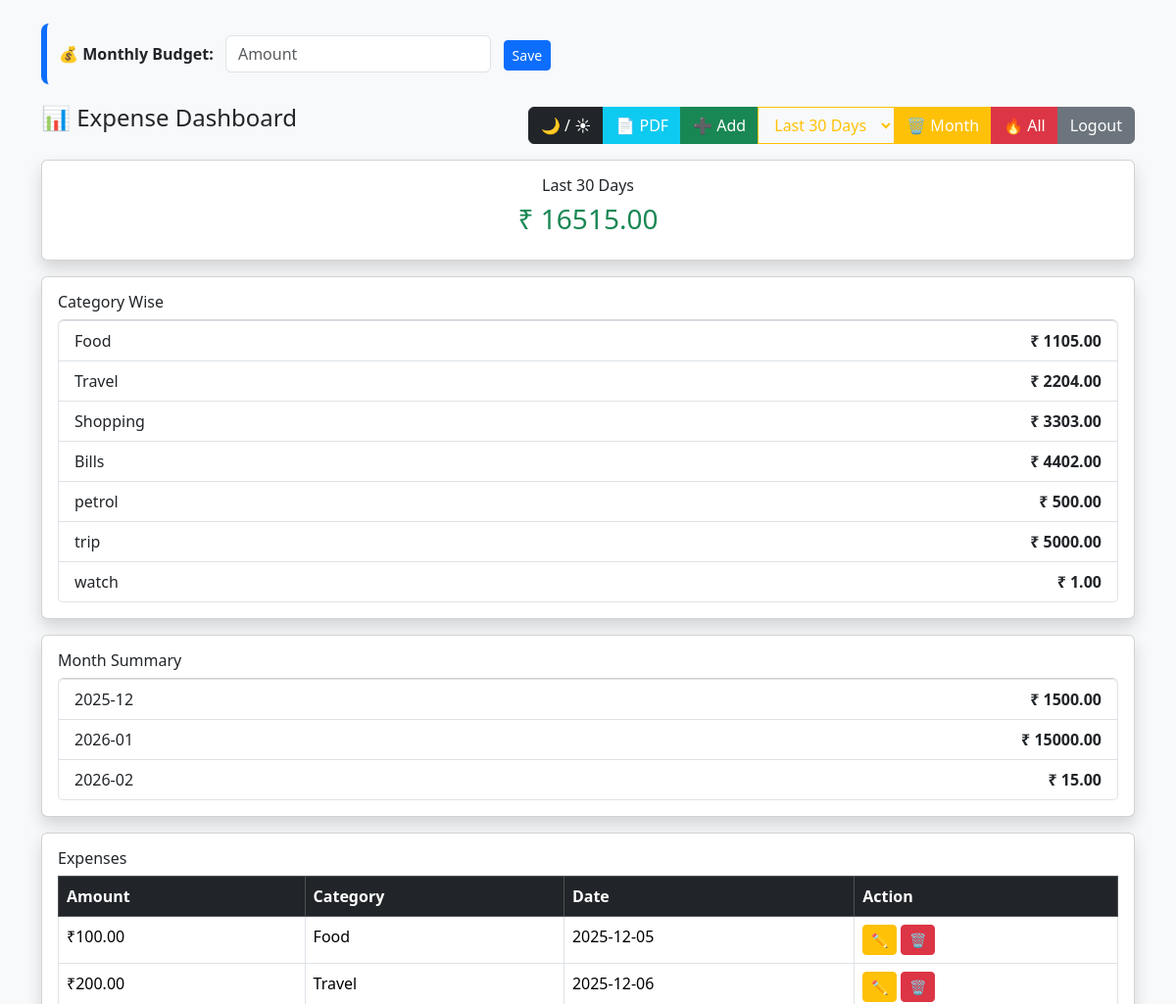
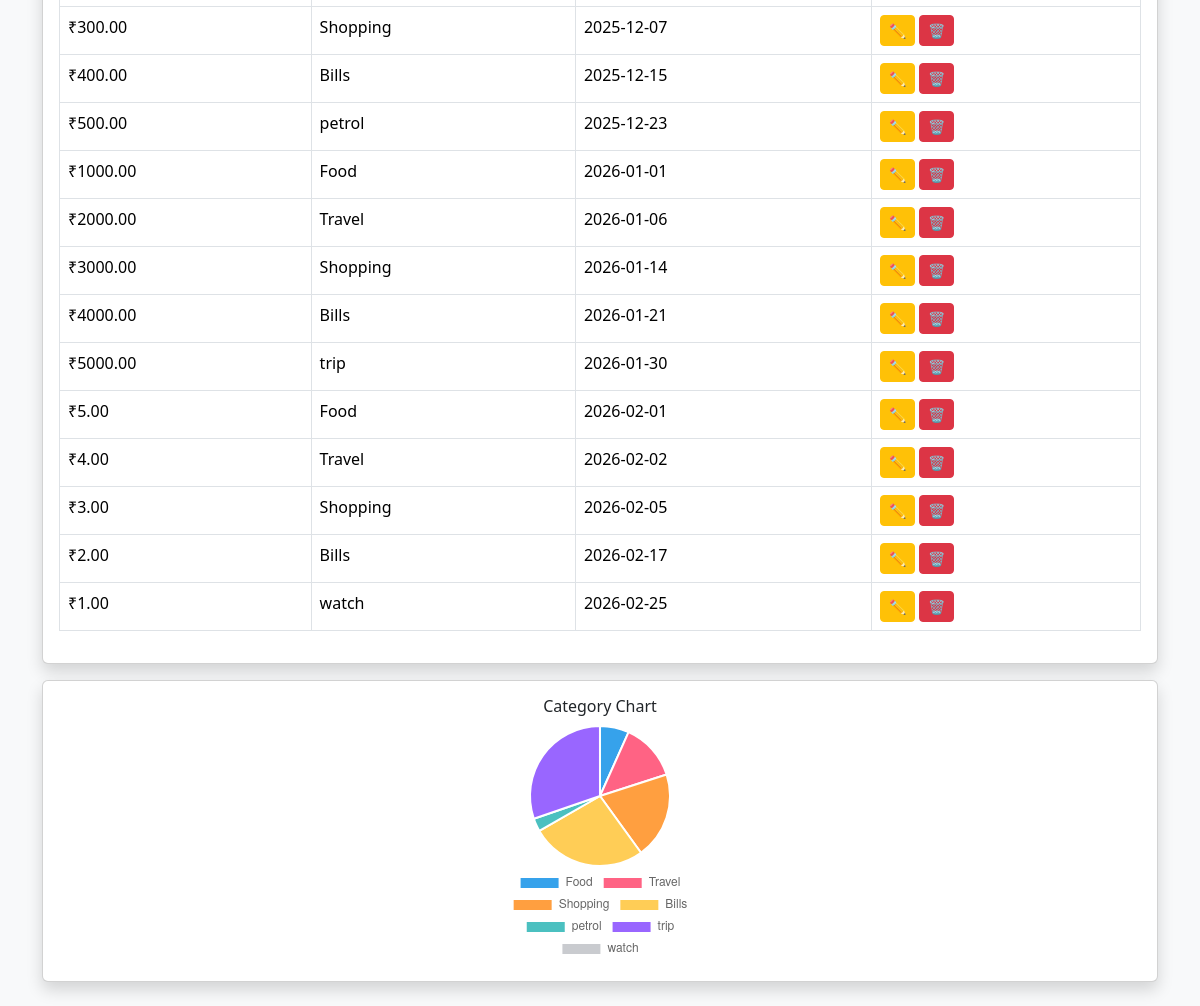
The app's page /dashboard (signed in) with its own data (2 pictures, top to bottom).
### tables this page shows
CREATE TABLE expenses(
        id INTEGER PRIMARY KEY AUTOINCREMENT,
        user TEXT,
        amount REAL,
        category TEXT,
        date TEXT
    );

### app.py (the view)
@app.route("/dashboard")
def dashboard():
    if "user" not in session:
        return redirect("/")
    user = session["user"]
    month = request.args.get("month")
    conn = get_db()
    cur = conn.cursor()
    if month:
        cur.execute("SELECT * FROM expenses WHERE user=? AND strftime('%Y-%m',date)=?", (user, month))
    else:
        cur.execute("SELECT * FROM expenses WHERE user=?", (user,))
    expenses = cur.fetchall()
    total = sum(parse_float_safe(e["amount"]) for e in expenses)
    cat = defaultdict(float)
    for e in expenses:
        cat[e["category"]] += parse_float_safe(e["amount"])
    cur.execute("SELECT date, amount FROM expenses WHERE user=?", (user,))
    all_data = cur.fetchall()
    month_tot = defaultdict(float)
    for r in all_data:
        month_tot[r["date"][:7]] += parse_float_safe(r["amount"])
    mon = month if month else datetime.now().strftime("%Y-%m")
    cur.execute("SELECT amount FROM budgets WHERE user=? AND month=?", (user, mon))
    row = cur.fetchone()
    budget = row["amount"] if row else None
    alert = bool(budget and total >= budget)
    conn.close()
    return render_template("dashboard.html",
        expenses=expenses,
        total=total,
        category_amounts=dict(cat),
        monthly_totals=dict(month_tot),
        budget=budget,
        budget_alert=alert,
        selected_month=month,
        username=user
    )

### app.py (called while the page is built)
def get_db():
    conn = sqlite3.connect(DB, timeout=10, check_same_thread=False)
    conn.row_factory = sqlite3.Row
    conn.execute("PRAGMA journal_mode=WAL;")
    conn.execute("PRAGMA foreign_keys=ON;")
    return conn

def parse_float_safe(x):
    try: return float(x)
    except: return 0.0

### templates/dashboard.html (shortened to what this page needs)
<!DOCTYPE html>
<html lang="en">
<head>
<link href="https://cdn.jsdelivr.net/npm/bootstrap@5.3.2/dist/css/bootstrap.min.css" rel="stylesheet">
</head>
<body class="bg-light">
<div class="container mt-4" id="pdfArea">
<div class="budget-box">
<form onsubmit="saveBudget();return false;">
<b>💰 Monthly Budget:</b>
<input type="number" id="budgetInput" class="form-control d-inline w-25 ms-2" placeholder="Amount" required>
<button class="btn btn-primary btn-sm ms-2">Save</button>
</form>
</div>
<div class="d-flex justify-content-between mb-3 align-items-center flex-wrap">
<h4>📊 Expense Dashboard</h4>
<div class="btn-group mt-2">
<button onclick="toggleTheme()" class="btn btn-dark">🌙 / ☀</button>
<button onclick="exportPDF()" class="btn btn-info text-white">📄 PDF</button>
<a href="/add" class="btn btn-success">➕ Add</a>
<select id="monthSelect" class="btn btn-outline-warning" onchange="filterMonth()">
<option value="">Last 30 Days</option>
</select>
<button id="monthClear" class="btn btn-warning text-white">🗑 Month</button>
<button id="allClear" class="btn btn-danger">🔥 All</button>
<a href="/logout" class="btn btn-secondary">Logout</a>
</div>
</div>
<div class="card p-3 shadow mb-3 text-center">
<h6>{% if selected_month %}Total {{ selected_month }}{% else %}Last 30 Days{% endif %}</h6>
<h3 class="text-success">₹ {{ "%.2f"|format(total) }}</h3>
</div>
<div class="card p-3 shadow mb-3">
<h6>Category Wise</h6>
{% if category_amounts %}
<ul class="list-group">
{% for cat,amt in category_amounts.items() %}
<li class="list-group-item d-flex justify-content-between">
{{ cat }} <b>₹ {{ "%.2f"|format(amt) }}</b>
</li>
{% endfor %}
</ul>
{% else %}
No Data
{% endif %}
</div>
<div class="card p-3 shadow mb-3">
<h6>Month Summary</h6>
<ul class="list-group">
{% for m,a in monthly_totals.items() %}
<li class="list-group-item d-flex justify-content-between">
{{ m }} <b>₹ {{ "%.2f"|format(a) }}</b>
</li>
{% endfor %}
</ul>
</div>
<div class="card p-3 shadow mb-3 table-responsive">
<h6>Expenses</h6>
<table class="table table-bordered table-hover">
<tr class="table-dark">
<th>Amount</th><th>Category</th><th>Date</th><th>Action</th>
</tr>
{% for e in expenses %}
<tr>
<td>₹{{ "%.2f"|format(e["amount"]) }}</td>
<td>{{ e["category"] }}</td>
<td>{{ e["date"] }}</td>
<td>
<a class="btn btn-warning btn-sm" href="/edit/{{ e['id'] }}">✏</a>
<a class="btn btn-danger btn-sm" href="/delete/{{ e['id'] }}" onclick="return confirm('Delete expense?')">🗑</a>
</td>
</tr>
{% endfor %}
</table>
</div>
<div class="card p-3 shadow text-center mb-4">
<h6>Category Chart</h6>
{% if category_amounts %}
<div class="chart-box">
<canvas id="pieChart"></canvas>
</div>
{% endif %}
</div>
</div>
<script>
/* THEME */
function toggleTheme(){
document.body.classList.toggle("dark");
localStorage.setItem("theme",document.body.classList.contains("dark")?"dark":"light");
}
if(localStorage.getItem("theme")=="dark")document.body.classList.add("dark");
/* MONTH FILTER */
function filterMonth(){
let m = monthSelect.value;
location = m ? "/dashboard?month="+m : "/dashboard";
}
/* PIE */
const labels = JSON.parse('{{ category_amounts.keys()|list|tojson|safe }}');
const data = JSON.parse('{{ category_amounts.values()|list|tojson|safe }}');
if(data.length){
new Chart(pieChart,{
type:"pie",
data:{labels:labels,datasets:[{data:data}]},
options:{
responsive:true,
maintainAspectRatio:false,
plugins:{legend:{position:'bottom'}}
}
});
}
/* CLEAR */
monthClear.onclick=()=>{
let m=monthSelect.value;
if(!m)return alert("Select month");
if(confirm("Delete "+m+" ?"))
fetch("/clear_month",{method:"POST",headers:{'Content-Type':'application/json'},body:JSON.stringify({month:m})})
.then(()=>location.reload());
}
allClear.onclick=()=>{
if(confirm("Delete ALL?"))
fetch("/clear_all",{method:"POST"}).then(()=>location.reload());
}
/* SAVE BUDGET */
function saveBudget(){
let amt=budgetInput.value;
let m=monthSelect.value || new Date().toISOString().slice(0,7);
fetch("/set_budget",{method:"POST",headers:{'Content-Type':'application/json'},
body:JSON.stringify({month:m,amount:amt})}).then(()=>location.reload());
}
/* AUTO HIDE FLASH */
setTimeout(()=>{
document.querySelectorAll('.alert,.welcome-box,.budget-alert').forEach(e=>{
e.style.opacity=0;
setTimeout(()=>e.remove(),500);
});
},3000)
/* PDF EXPORT */
async function exportPDF(){
const { jsPDF } = window.jspdf;
const area = document.getElementById("pdfArea");
const canvas = await html2canvas(area,{scale:2});
const img = canvas.toDataURL("image/png");
const pdf = new jsPDF("p","mm","a4");
const w = 210;
const h = canvas.height * w / canvas.width;
pdf.addImage(img,"PNG",0,0,w,h);
pdf.save("Expense_Report.pdf");
}
</script>
</body>
</html>

### templates/dashboard.html (style rules this page uses)
.budget-box { background:#f8f9fa;border-left:6px solid #0d6efd; padding:12px;border-radius:8px;margin-bottom:15px; }
.chart-box { width:240px; height:240px; margin:auto; }

### records on screen
expenses: category "Food", amt "1105.00", amount "100.00", date "2025-12-05"
expenses: category "Travel", amt "2204.00", amount "200.00", date "2025-12-06"
expenses: category "Shopping", amt "3303.00", amount "300.00", date "2025-12-07"
expenses: category "Bills", amt "4402.00", amount "400.00", date "2025-12-15"
expenses: category "petrol", amount "500.00", date "2025-12-23"
expenses: category "trip", amount "5000.00", date "2026-01-30"
expenses: category "watch", amount "1.00", date "2026-02-25"
expenses: amount "1000.00", category "Food", date "2026-01-01"
expenses: amount "2000.00", category "Travel", date "2026-01-06"
expenses: amount "3000.00", category "Shopping", date "2026-01-14"
expenses: amount "4000.00", category "Bills", date "2026-01-21"
expenses: amount "5.00", category "Food", date "2026-02-01"
expenses: amount "4.00", category "Travel", date "2026-02-02"
expenses: amount "3.00", category "Shopping", date "2026-02-05"
expenses: amount "2.00", category "Bills", date "2026-02-17"

### other values on screen
{{ "%.2f"|format(total) }} "16515.00"
{{ m }} "2025-12" "2026-01" "2026-02"
{{ "%.2f"|format(a) }} "1500.00" "15000.00" "15.00"
chart data {{ category_amounts.keys()|list|tojson|safe }} ["Food", "Travel", "Shopping", "Bills", "petrol", "trip", "watch"]
chart data {{ category_amounts.values()|list|tojson|safe }} [1105.0, 2204.0, 3303.0, 4402.0, 500.0, 5000.0, 1.0]
